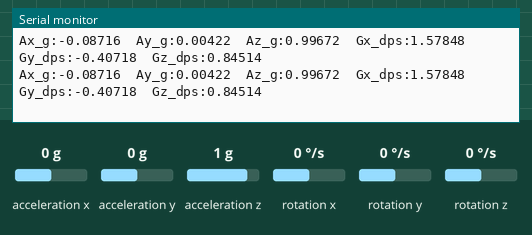
The sketch below on a simulated ESP32. Parts: the last lines printed to the serial monitor. Wiring (inferred from the names in the program): MPU-6050 motion sensor at I2C address 0x68. Inputs (shaded band) come from the test bench; at power-on: acceleration x 0 g, acceleration z 1 g, rotation y 0 °/s, acceleration y 0 g, rotation x 0 °/s, rotation z 0 °/s.

Above: at 2.8 s.
2.9 s: acceleration x set to -1.4 g
At 3.8 s:
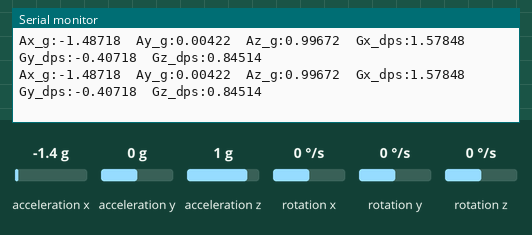
4.4 s: acceleration z set to 0 g
At 5.4 s:
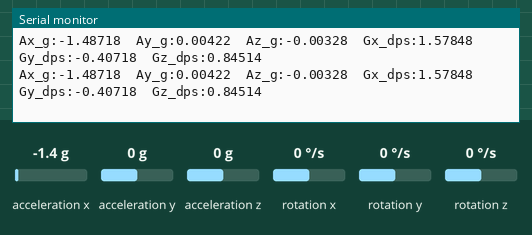
7.4 s: rotation y set to 12 °/s
At 8.4 s:
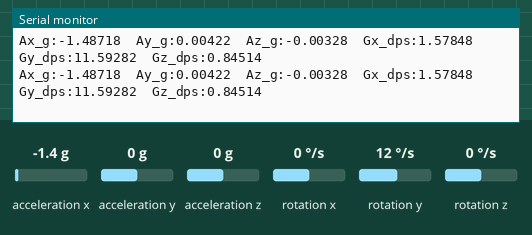
10.4 s: acceleration y set to -1.4 g
At 11.4 s:
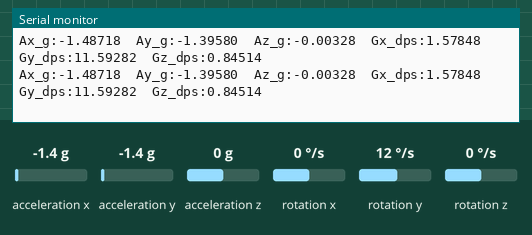
11.9 s: rotation x set to -192 °/s
At 12.9 s:
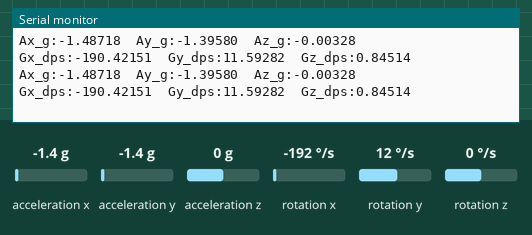
13.4 s: rotation z set to 100 °/s
At 14.1 s:
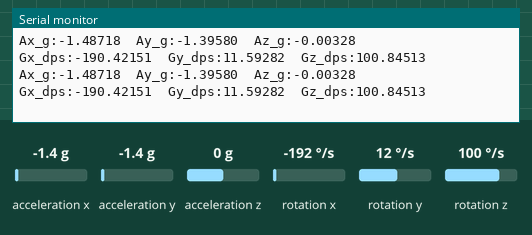
Timing chart, 0 to 16.4 s (numbered marks = the images above; inputs shaded):
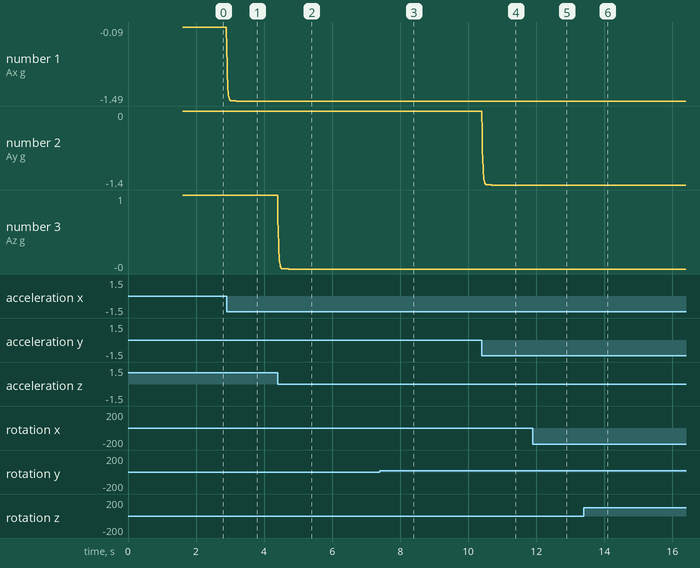

The sketch:

MPU6050_Read.ino
```cpp
#include <Wire.h>
#include <math.h>

// Your wiring:
// MPU6050 SDA -> ESP32 D22 / GPIO22
// MPU6050 SCL -> ESP32 D21 / GPIO21
#define SDA_PIN 22
#define SCL_PIN 21

#define MPU_ADDR 0x68  // AD0 grounded = 0x68

// MPU6050 registers
#define PWR_MGMT_1    0x6B
#define CONFIG        0x1A
#define SMPLRT_DIV    0x19
#define GYRO_CONFIG   0x1B
#define ACCEL_CONFIG  0x1C
#define ACCEL_XOUT_H  0x3B

// Scale factors for selected ranges:
// Accel +/-2g  -> 16384 LSB/g
// Gyro +/-250 deg/s -> 131 LSB/(deg/s)
const float ACCEL_SCALE = 16384.0;
const float GYRO_SCALE  = 131.0;

// ================================
// YOUR MEASURED CALIBRATION VALUES
// ================================

// Accel raw bias values
const float accelX_bias_raw = 1428.036;
const float accelY_bias_raw = -69.152;

// For Z accel, subtract only the error from expected +1g
const float accelZ_bias_raw = 53.696;

// Gyro raw bias values
const float gyroX_bias_raw = -206.781;
const float gyroY_bias_raw = 53.341;
const float gyroZ_bias_raw = -110.713;

// ================================
// FILTER SETTINGS
// ================================

// Lower cutoff = smoother but more delay.
// Higher cutoff = faster response but noisier.
const float ACCEL_CUTOFF_HZ = 8.0;
const float GYRO_CUTOFF_HZ  = 15.0;

// Raw readings
int16_t ax_raw, ay_raw, az_raw;
int16_t gx_raw, gy_raw, gz_raw;

// Bias-corrected, unfiltered readings
float ax_g, ay_g, az_g;
float gx_dps, gy_dps, gz_dps;

// Bias-corrected, filtered readings
float ax_f = 0.0, ay_f = 0.0, az_f = 0.0;
float gx_f = 0.0, gy_f = 0.0, gz_f = 0.0;

bool filterInitialized = false;
unsigned long lastMicros = 0;

void writeMPURegister(uint8_t reg, uint8_t data) {
  Wire.beginTransmission(MPU_ADDR);
  Wire.write(reg);
  Wire.write(data);
  Wire.endTransmission(true);
}

bool readMPU6050Raw() {
  Wire.beginTransmission(MPU_ADDR);
  Wire.write(ACCEL_XOUT_H);

  if (Wire.endTransmission(false) != 0) {
    return false;
  }

  int bytesReceived = Wire.requestFrom(MPU_ADDR, 14, true);

  if (bytesReceived != 14) {
    return false;
  }

  ax_raw = (Wire.read() << 8) | Wire.read();
  ay_raw = (Wire.read() << 8) | Wire.read();
  az_raw = (Wire.read() << 8) | Wire.read();

  int16_t temp_raw = (Wire.read() << 8) | Wire.read();

  gx_raw = (Wire.read() << 8) | Wire.read();
  gy_raw = (Wire.read() << 8) | Wire.read();
  gz_raw = (Wire.read() << 8) | Wire.read();

  return true;
}

float lowPassFilter(float previousValue, float newValue, float cutoffHz, float dt) {
  float rc = 1.0 / (2.0 * PI * cutoffHz);
  float alpha = dt / (rc + dt);

  return previousValue + alpha * (newValue - previousValue);
}

void setupMPU6050() {
  // Wake up MPU6050
  writeMPURegister(PWR_MGMT_1, 0x00);
  delay(100);

  // Digital low-pass filter inside MPU6050
  // 0x03 gives around 44 Hz accel bandwidth and 42 Hz gyro bandwidth.
  // Good balance for smoother readings without too much lag.
  writeMPURegister(CONFIG, 0x03);

  // Sample rate divider.
  // Internal gyro output rate is 1 kHz when DLPF is enabled.
  // Sample rate = 1000 / (1 + SMPLRT_DIV)
  // 0x04 gives 200 Hz sample rate.
  writeMPURegister(SMPLRT_DIV, 0x04);

  // Gyro range: +/-250 deg/s
  writeMPURegister(GYRO_CONFIG, 0x00);

  // Accel range: +/-2g
  writeMPURegister(ACCEL_CONFIG, 0x00);
}

void setup() {
  Serial.begin(115200);
  delay(1500);

  Wire.begin(SDA_PIN, SCL_PIN);
  Wire.setClock(400000);

  setupMPU6050();

  Serial.println("MPU6050 calibrated and filtered IMU readings");
  Serial.println("Ax_g,Ay_g,Az_g,Gx_dps,Gy_dps,Gz_dps");

  lastMicros = micros();
}

void loop() {
  if (!readMPU6050Raw()) {
    Serial.println("I2C_read_error");
    delay(10);
    return;
  }

  unsigned long nowMicros = micros();
  float dt = (nowMicros - lastMicros) / 1000000.0;
  lastMicros = nowMicros;

  // Protect against weird dt values from reset or serial delay
  if (dt <= 0.0 || dt > 0.1) {
    dt = 0.005;  // fallback around 200 Hz
  }

  // ================================
  // BIAS CORRECTION + UNIT CONVERSION
  // ================================

  // Accel in g
  ax_g = ((float)ax_raw - accelX_bias_raw) / ACCEL_SCALE;
  ay_g = ((float)ay_raw - accelY_bias_raw) / ACCEL_SCALE;
  az_g = ((float)az_raw - accelZ_bias_raw) / ACCEL_SCALE;

  // Gyro in deg/s
  gx_dps = ((float)gx_raw - gyroX_bias_raw) / GYRO_SCALE;
  gy_dps = ((float)gy_raw - gyroY_bias_raw) / GYRO_SCALE;
  gz_dps = ((float)gz_raw - gyroZ_bias_raw) / GYRO_SCALE;

  // ================================
  // SOFTWARE LOW-PASS FILTER
  // ================================

  if (!filterInitialized) {
    ax_f = ax_g;
    ay_f = ay_g;
    az_f = az_g;

    gx_f = gx_dps;
    gy_f = gy_dps;
    gz_f = gz_dps;

    filterInitialized = true;
  } else {
    ax_f = lowPassFilter(ax_f, ax_g, ACCEL_CUTOFF_HZ, dt);
    ay_f = lowPassFilter(ay_f, ay_g, ACCEL_CUTOFF_HZ, dt);
    az_f = lowPassFilter(az_f, az_g, ACCEL_CUTOFF_HZ, dt);

    gx_f = lowPassFilter(gx_f, gx_dps, GYRO_CUTOFF_HZ, dt);
    gy_f = lowPassFilter(gy_f, gy_dps, GYRO_CUTOFF_HZ, dt);
    gz_f = lowPassFilter(gz_f, gz_dps, GYRO_CUTOFF_HZ, dt);
  }

  // ================================
  // SERIAL PLOTTER OUTPUT
  // ================================

  Serial.print("Ax_g:");
  Serial.print(ax_f, 5);
  Serial.print("\t");

  Serial.print("Ay_g:");
  Serial.print(ay_f, 5);
  Serial.print("\t");

  Serial.print("Az_g:");
  Serial.print(az_f, 5);
  Serial.print("\t");

  Serial.print("Gx_dps:");
  Serial.print(gx_f, 5);
  Serial.print("\t");

  Serial.print("Gy_dps:");
  Serial.print(gy_f, 5);
  Serial.print("\t");

  Serial.print("Gz_dps:");
  Serial.println(gz_f, 5);

  // Around 200 Hz loop target
  delay(5);
}
```

Measured:
- after the input at 2.9 s, the serial monitor: prints a new line at once (image 1)
- after the input at 4.4 s, the serial monitor: prints a new line at once (image 2)
- after the input at 7.4 s, the serial monitor: prints a new line at once (image 3)
- after the input at 10.4 s, the serial monitor: prints a new line at once (image 4)
- after the input at 11.9 s, the serial monitor: prints a new line at once (image 5)
- after the input at 13.4 s, the serial monitor: prints a new line at once (image 6)
- plotted number 1: -0.09 → -1.49 after the input at 2.9 s
- plotted number 2: 0 → -1.4 after the input at 10.4 s
